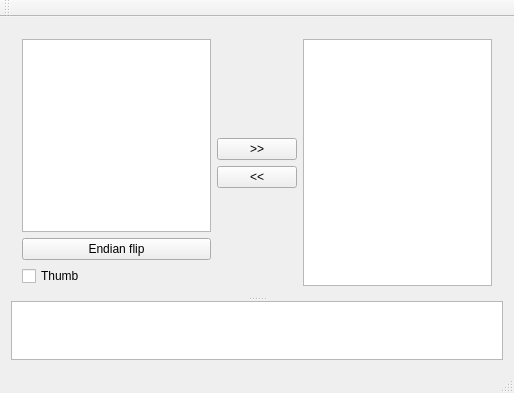
<?xml version="1.0" encoding="UTF-8"?>
<ui version="4.0">
 <class>MainWindow</class>
 <widget class="QMainWindow" name="MainWindow">
  <property name="geometry">
   <rect>
    <x>0</x>
    <y>0</y>
    <width>514</width>
    <height>393</height>
   </rect>
  </property>
  <property name="windowTitle">
   <string>ArmAsmh</string>
  </property>
  <widget class="QWidget" name="centralWidget">
   <layout class="QGridLayout" name="gridLayout">
    <item row="0" column="0">
     <widget class="QSplitter" name="splitter">
      <property name="orientation">
       <enum>Qt::Vertical</enum>
      </property>
      <widget class="QWidget" name="">
       <layout class="QHBoxLayout" name="horizontalLayout">
        <item>
         <layout class="QVBoxLayout" name="verticalLayout_2">
          <item>
           <widget class="QPlainTextEdit" name="plainTextEdit_hex">
            <property name="font">
             <font>
              <family>Monospace</family>
              <pointsize>10</pointsize>
             </font>
            </property>
            <property name="lineWrapMode">
             <enum>QPlainTextEdit::NoWrap</enum>
            </property>
           </widget>
          </item>
          <item>
           <widget class="QPushButton" name="pushButton_flipEndian">
            <property name="text">
             <string>Endian flip</string>
            </property>
           </widget>
          </item>
          <item>
           <widget class="QCheckBox" name="checkBox_thumb">
            <property name="text">
             <string>Thumb</string>
            </property>
           </widget>
          </item>
         </layout>
        </item>
        <item>
         <layout class="QVBoxLayout" name="verticalLayout">
          <item>
           <spacer name="verticalSpacer_2">
            <property name="orientation">
             <enum>Qt::Vertical</enum>
            </property>
            <property name="sizeHint" stdset="0">
             <size>
              <width>20</width>
              <height>40</height>
             </size>
            </property>
           </spacer>
          </item>
          <item>
           <widget class="QPushButton" name="pushButton_toAsm">
            <property name="text">
             <string>&gt;&gt;</string>
            </property>
           </widget>
          </item>
          <item>
           <widget class="QPushButton" name="pushButton_toHex">
            <property name="text">
             <string>&lt;&lt;</string>
            </property>
           </widget>
          </item>
          <item>
           <spacer name="verticalSpacer">
            <property name="orientation">
             <enum>Qt::Vertical</enum>
            </property>
            <property name="sizeHint" stdset="0">
             <size>
              <width>20</width>
              <height>40</height>
             </size>
            </property>
           </spacer>
          </item>
         </layout>
        </item>
        <item>
         <widget class="QPlainTextEdit" name="plainTextEdit_asm">
          <property name="font">
           <font>
            <family>Monospace</family>
            <pointsize>10</pointsize>
           </font>
          </property>
          <property name="lineWrapMode">
           <enum>QPlainTextEdit::NoWrap</enum>
          </property>
         </widget>
        </item>
       </layout>
      </widget>
      <widget class="QPlainTextEdit" name="plainTextEdit_log">
       <property name="maximumSize">
        <size>
         <width>16777215</width>
         <height>59</height>
        </size>
       </property>
       <property name="readOnly">
        <bool>true</bool>
       </property>
      </widget>
     </widget>
    </item>
   </layout>
  </widget>
  <widget class="QMenuBar" name="menuBar">
   <property name="geometry">
    <rect>
     <x>0</x>
     <y>0</y>
     <width>514</width>
     <height>17</height>
    </rect>
   </property>
  </widget>
  <widget class="QToolBar" name="mainToolBar">
   <attribute name="toolBarArea">
    <enum>TopToolBarArea</enum>
   </attribute>
   <attribute name="toolBarBreak">
    <bool>false</bool>
   </attribute>
  </widget>
  <widget class="QStatusBar" name="statusBar"/>
 </widget>
 <layoutdefault spacing="6" margin="11"/>
 <resources/>
 <connections/>
</ui>
